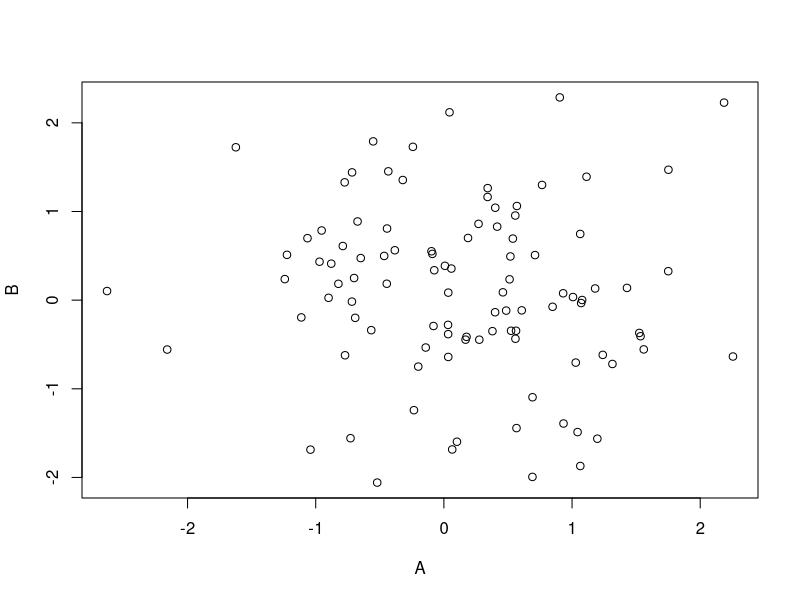
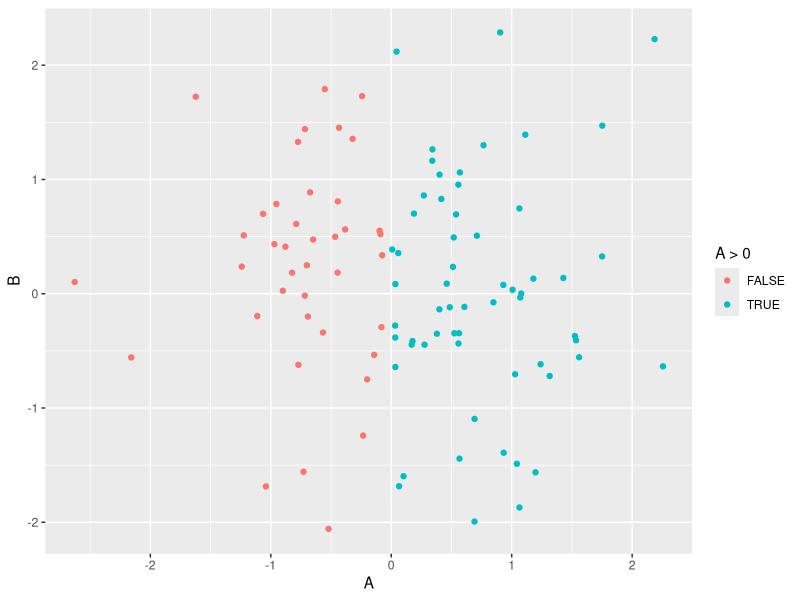
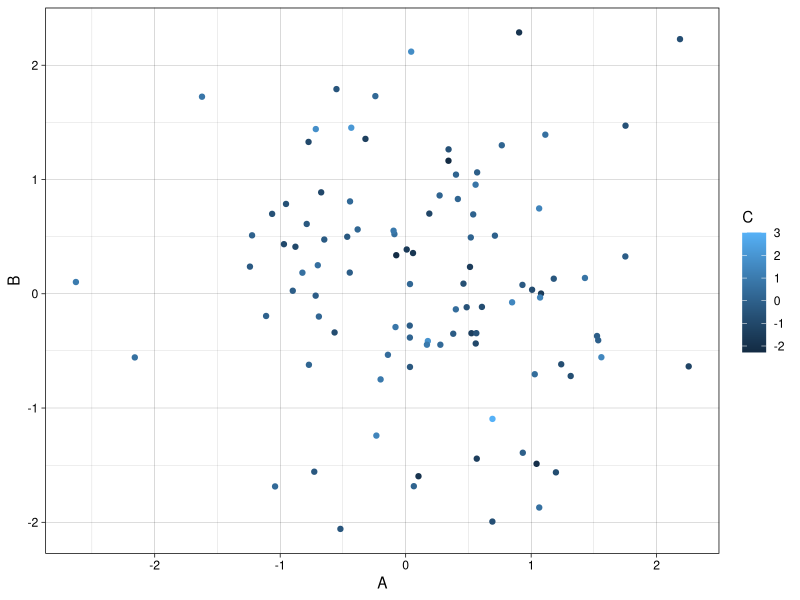

Here is the R script that generated these plots, in order:
## ---- chunk 1
A <- rnorm(100,0,1)
B <- rnorm(100,0,1)
C <- rnorm(100,0,1)
plot(A,B)
## ---- chunk 2
	library(ggplot2)
	## uses the same A and B defined in previous chunk - unless you explicitly 
	## remove variables, they will exist within the Rmd document
	plotFrame <- data.frame(A,B,C)
	ggplot(plotFrame, aes(x = A, y = B, color = A > 0)) + geom_point()
## ---- chunk 3
	## uses the same plotFrame defined in the previous chunk
	## colours points in a gradient according to the values of C
	## linedraw theme for white background with lines
	## see more pre-defined themes here: http://www.sthda.com/english/wiki/ggplot2-themes-and-background-colors-the-3-elements
	ggplot(plotFrame) +
		geom_point(aes(x = A, y = B, color = C)) +
		theme_linedraw()
